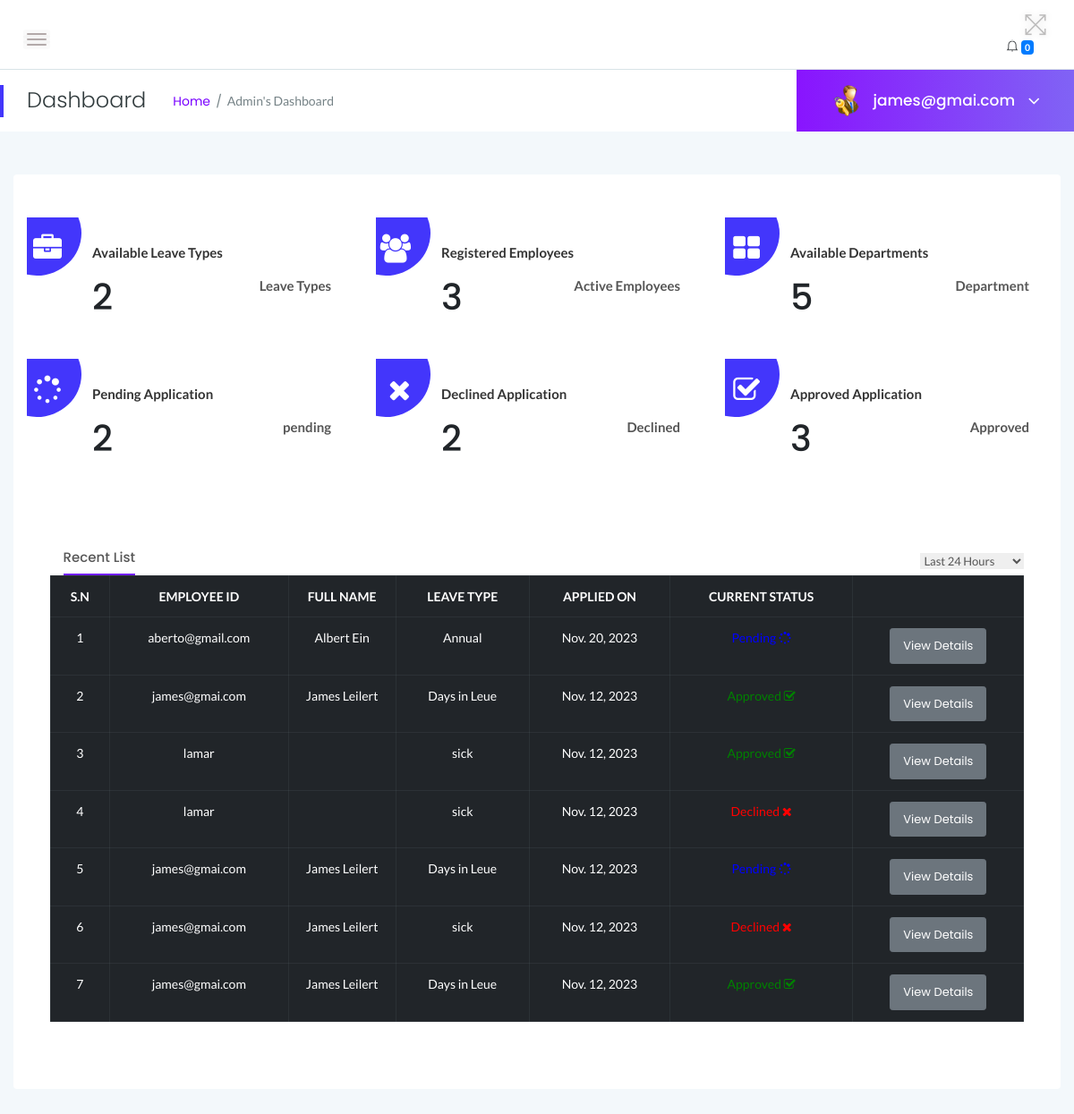
Page /myadmin/dashboard/ (signed in) on the earlier database version.
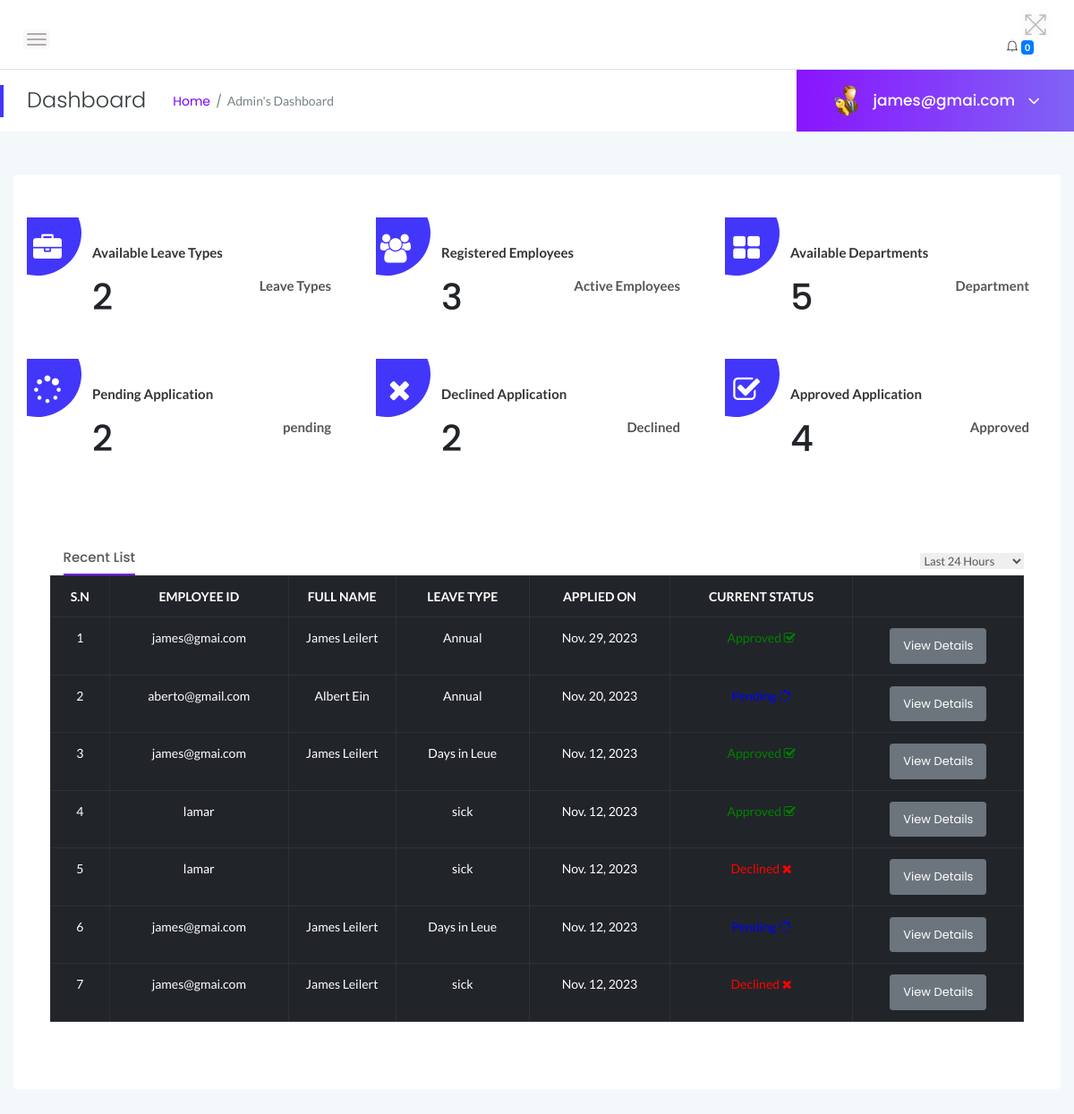
Same page on the later database version.
### myadmin/models.py (models this page shows)
class Leave(models.Model):
    employee = models.ForeignKey(User, on_delete=models.CASCADE)
    leave_type = models.CharField(max_length=100, default='Annual')
    posting_date = models.DateField(auto_now_add=True)
    status = models.CharField(
        max_length=10,
        choices=STATUS_CHOICES,
        default='Pending'
    )
    leavetype = models.CharField(max_length=255, default=None)
    description = models.TextField(default=None)
    fromdate = models.DateField( default=None)
    todate = models.DateField( default=None)
    isread = models.IntegerField(default=0)
    admin_remark = models.CharField(max_length=255, default=None, null=True)

### myadmin/views.py (the view)
# urls.py: path('dashboard/', views.dashboard, name='dashboard'),
@login_required
def dashboard(request):
    if not request.user.is_authenticated:
        return redirect('admin_login')
    leaves = Leave.objects.order_by('-id')[:7]
    pending_leave_count = Leave.objects.filter(status=0).count()
    notifications = Notification.objects.filter(user=request.user, is_read=False)[:5]
    leave_type_count = LeaveType.objects.count()
    employee_count = Employee.objects.count()
    department_count = Department.objects.count()
    leavetype_count = Leave.objects.filter(status=2).count()
    leavtypcount = Leave.objects.filter(status=1).count()
    context = {
        'page': 'dashboard',
        'leaves': leaves,
        'notifications': notifications,
        'pending_leave_count':pending_leave_count,
        'leave_type_count':leave_type_count,
        'employee_count':employee_count,
        'department_count':department_count,
        'leavetype_count':leavetype_count,
        'leavtypcount':leavtypcount
    }
    return render(request, 'admin/dashboard.html', context)

### myadmin/templates/admin/dashboard.html
{% extends 'admin/main.html' %}
{% block content %}
<div>
            <div class="main-content-inner">
                <div class="sales-report-area mt-5 mb-5">
                    <div class="row">
                        <div class="col-md-4">
                            <div class="single-report mb-xs-30">
                                <div class="s-report-inner pr--20 pt--30 mb-3">
                                    <div class="icon"><i class="fa fa-briefcase"></i></div>
                                    <div class="s-report-title d-flex justify-content-between">
                                        <h4 class="header-title mb-0">Available Leave Types</h4>
                                    </div>
                                    <div class="d-flex justify-content-between pb-2">
                                        <h1>{% include 'admin/leavetype-counter.html' %}</h1>
                                        <span>Leave Types</span>
                                    </div>
                                </div>
                            </div>
                        </div>
                        <div class="col-md-4">
                            <div class="single-report mb-xs-30">
                                <div class="s-report-inner pr--20 pt--30 mb-3">
                                    <div class="icon"><i class="fa fa-users"></i></div>
                                    <div class="s-report-title d-flex justify-content-between">
                                        <h4 class="header-title mb-0">Registered Employees</h4>
                                    </div>
                                    <div class= "d-flex justify-content-between pb-2">
                                        <h1>{% include 'admin/emp-counter.html' %}</h1>
                                        <span>Active Employees</span>
                                    </div>
                                </div>
                            </div>
                        </div>
                        <div class="col-md-4">
                            <div class="single-report">
                                <div class="s-report-inner pr--20 pt--30 mb-3">
                                    <div class="icon"><i class="fa fa-th-large"></i></div>
                                    <div class="s-report-title d-flex justify-content-between">
                                        <h4 class="header-title mb-0">Available Departments</h4>
                                    </div>
                                    <div class="d-flex justify-content-between pb-2">
                                        <h1>{% include 'admin/dept-counter.html' %}</h1>
                                        <span>Department</span>
                                    </div>
                                </div>
                            </div>
                        </div>
                    </div>
                    <br>
                    <div class="row">
                        <div class="col-md-4">
                            <div class="single-report mb-xs-30">
                                <div class="s-report-inner pr--20 pt--30 mb-3">
                                    <div class="icon"><i class="fa fa-spinner"></i></div>
                                    <div class="s-report-title d-flex justify-content-between">
                                        <h4 class="header-title mb-0">Pending Application</h4>
                                    </div>
                                    <div class="d-flex justify-content-between pb-2">
                                        <h1>{% include 'admin/pendingapp-counter.html' %}</h1>
                                        <span>pending</span>
                                    </div>
                                </div>
                            </div>
                        </div>
                        <div class="col-md-4">
                            <div class="single-report mb-xs-30">
                                <div class="s-report-inner pr--20 pt--30 mb-3">
                                    <div class="icon"><i class="fa fa-times"></i></div>
                                    <div class="s-report-title d-flex justify-content-between">
                                        <h4 class="header-title mb-0">Declined Application</h4>
                                    </div>
                                    <div class="d-flex justify-content-between pb-2">
                                        <h1>{% include 'admin/declineapp-counter.html' %}</h1>
                                        <span>Declined</span>
                                    </div>
                                </div>
                            </div>
                        </div>
                        <div class="col-md-4">
                            <div class="single-report">
                                <div class="s-report-inner pr--20 pt--30 mb-3">
                                    <div class="icon"><i class="fa fa-check-square-o"></i></div>
                                    <div class="s-report-title d-flex justify-content-between">
                                        <h4 class="header-title mb-0">Approved Application</h4>
                                    </div>
                                    <div class="d-flex justify-content-between pb-2">
                                        <h1>{% include 'admin/approvedapp-counter.html' %}</h1>
                                        <span>Approved</span>
                                    </div>
                                </div>
                            </div>
                        </div>
                    </div>
                </div>
                <div class="row">
                    <div class="col-12">
                        <div class="card">
                            <div class="card-body">
                            <div class="d-sm-flex justify-content-between align-items-center">
                                <div class="trd-history-tabs">
                                    <ul class="nav" role="tablist">
                                        <li>
                                            <a class="active" data-toggle="tab" href="{% url 'myadmin:dashboard' %}" role="tab">Recent List</a>
                                        </li>
                                    </ul>
                                </div>
                                <select class="custome-select border-0 pr-3">
                                    <option selected>Last 24 Hours</option>
                                </select>
                            </div>
                            <div class="single-table">
                                <div class="table-responsive">
                                    <table class="table table-hover table-bordered table-dark progress-table text-center">
                                        <thead class="text-uppercase">
                                            <tr>
                                                <th>S.N</th>
                                                <th>Employee ID</th>
                                                <th width="120">Full Name</th>
                                                <th>Leave Type</th>
                                                <th>Applied On</th>
                                                <th>Current Status</th>
                                                <th></th>
                                            </tr>
                                        </thead>
                                        <tbody>
                                            {% for leave in leaves %}
                                                <tr>
                                                    <td>{{ forloop.counter }}</td>
                                                <td>{{ leave.employee }}</td>
                                                <td>{{ leave.employee.first_name }} {{ leave.employee.last_name }}</td>
                                                <td>{{ leave.leavetype }}</td>
                                                <td>{{ leave.posting_date }}</td>
                                                    <td>
                                                        {% if leave.status == '1' %}
                                                            <span style="color: green">Approved <i class="fa fa-check-square-o"></i></span>
                                                        {% elif leave.status == '2' %}
                                                            <span style="color: red">Declined <i class="fa fa-times"></i></span>
                                                        {% else %}
                                                            <span style="color: blue">Pending <i class="fa fa-spinner"></i></span>
                                                        {% endif %}
                                                    </td>
                                                    <td><a href="{% url 'myadmin:employee_leave_details' leave.id %}" class="btn btn-secondary btn-sm">View Details</a></td>
                                                </tr>
                                            {% endfor %}
                                        </tbody>
                                    </table>
                                </div>
                            </div>
                        </div>
                    </div>
                </div>
            </div>
        </div>
    </div>
{% endblock content %}}

### myadmin/templates/admin/main.html (shortened to what this page needs)
{% load static %}
<!DOCTYPE html>
<html lang="en">
<head>
    <link rel="stylesheet" href="{% static 'css/bootstrap.min.css' %}">
    <link rel="stylesheet" href="{% static 'css/font-awesome.min.css' %}">
    <link rel="stylesheet" href="{% static 'css/themify-icons.css' %}">
    <link rel="stylesheet" href="{% static 'css/metisMenu.css' %}">
    <link rel="stylesheet" href="{% static 'css/owl.carousel.min.css' %}">
    <link rel="stylesheet" href="{% static 'css/slicknav.min.css' %}">
    <link rel="stylesheet" href="https://www.amcharts.com/lib/3/plugins/export/export.css" type="text/css" media="all" />
    <link rel="stylesheet" href="{% static 'css/typography.css' %}">
    <link rel="stylesheet" href="{% static 'css/default-css.css' %}">
    <link rel="stylesheet" href="{% static 'css/styles.css' %}">
    <link rel="stylesheet" href="{% static 'css/responsive.css' %}">
</head>
<body>
{% include 'admin/sidebars.html' %}
{% block content %}
{% endblock content %}
</body>
</html>

### myadmin/templates/admin/sidebars.html (shortened to what this page needs)
{% load static %}
    <div class="page-container">
        <div class="main-content">
            <div class="header-area">
                <div class="row align-items-center">
                    <div class="col-md-6 col-sm-8 clearfix">
                        <div class="nav-btn pull-left">
                            <span></span>
                            <span></span>
                            <span></span>
                        </div>
                    </div>
                    <div class="col-md-6 col-sm-4 clearfix">
                        <ul class="notification-area pull-right">
                            <li id="full-view"><i class="ti-fullscreen"></i></li>
                            {% include 'admin/admin-notification.html' %}
                        </ul>
                    </div>
                </div>
            </div>
            <div class="page-title-area">
                <div class="row align-items-center">
                    <div class="col-sm-6">
                        <div class="breadcrumbs-area clearfix">
                            <h4 class="page-title pull-left">Dashboard</h4>
                            <ul class="breadcrumbs pull-left">
                                <li><a href="{% url 'myadmin:dashboard' %}">Home</a></li>
                                <li><span>Admin's Dashboard</span></li>
                            </ul>
                        </div>
                    </div>
                    <div class="col-sm-6 clearfix">
                        <div class="user-profile pull-right">
                            <img class="avatar user-thumb" src="{% static 'images/admin.png' %}" alt="avatar">
                            <h4 class="user-name dropdown-toggle" data-toggle="dropdown">{{ user.username }} <i class="fa fa-angle-down"></i></h4>
                        </div>
                    </div>
                </div>
            </div>
            <div class="main-content-inner">
                <div class="row">
                    <div class="col-12 mt-5">
                        <div class="card">

### myadmin/templates/admin/admin-sidebar.html (shortened to what this page needs)
{% load static %}

### myadmin/templates/admin/admin-notification.html (shortened to what this page needs)
<div class="notification-dropdown">
    <div class="notification-btn">
        <i class="ti-bell"></i>
        <span class="badge badge-primary">{{ notifications|length }}</span>
    </div>
</div>

### myadmin/templates/admin/leavetype-counter.html
{{ leave_type_count }}

### myadmin/templates/admin/emp-counter.html
 {{ employee_count }}

### myadmin/templates/admin/dept-counter.html
{{ department_count }}

### myadmin/templates/admin/pendingapp-counter.html
{{ pending_leave_count }}

### myadmin/templates/admin/declineapp-counter.html
 {{ leavetype_count }}

### myadmin/templates/admin/approvedapp-counter.html
{{ leavtypcount }}

Differences in the rows shown:
no longer on this page (row unchanged): Leave: employee "james@gmai.com", employee.first_name "James", employee.last_name "Leilert", leavetype "Days in Leue", posting_date "Nov. 12, 2023", status "Approved"
added Leave: employee "james@gmai.com", employee.first_name "James", employee.last_name "Leilert", leavetype "Annual", posting_date "Nov. 29, 2023", status "Approved"
Other differences:
{{ leavtypcount }}: "3" → "4"
